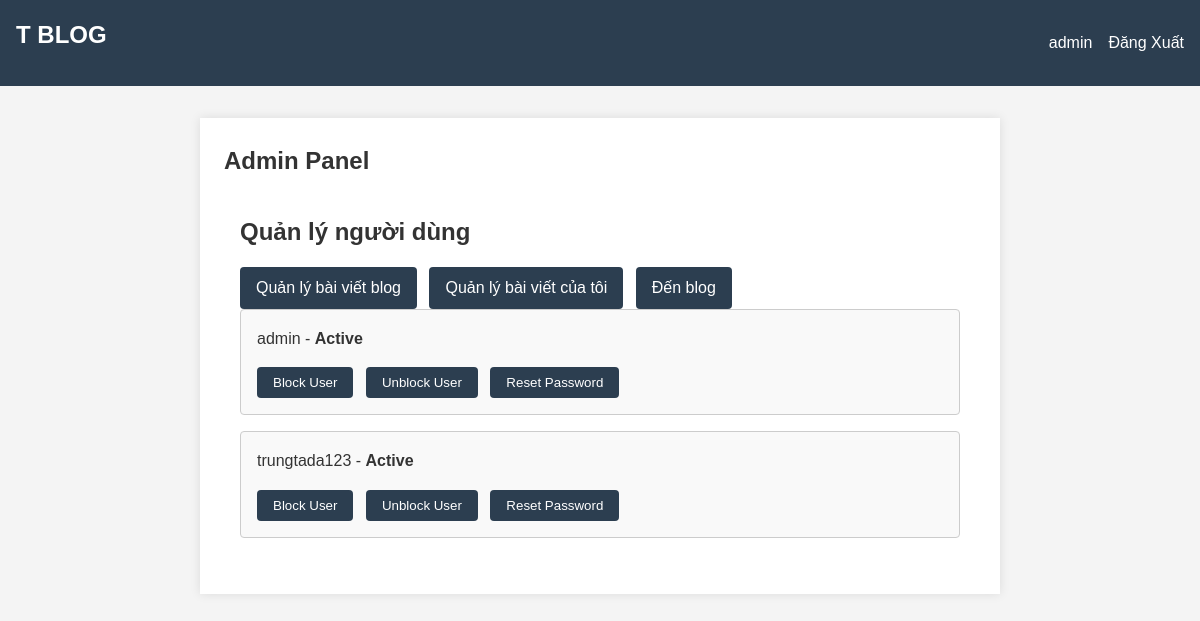
Page /admin (signed in) on the earlier database version.
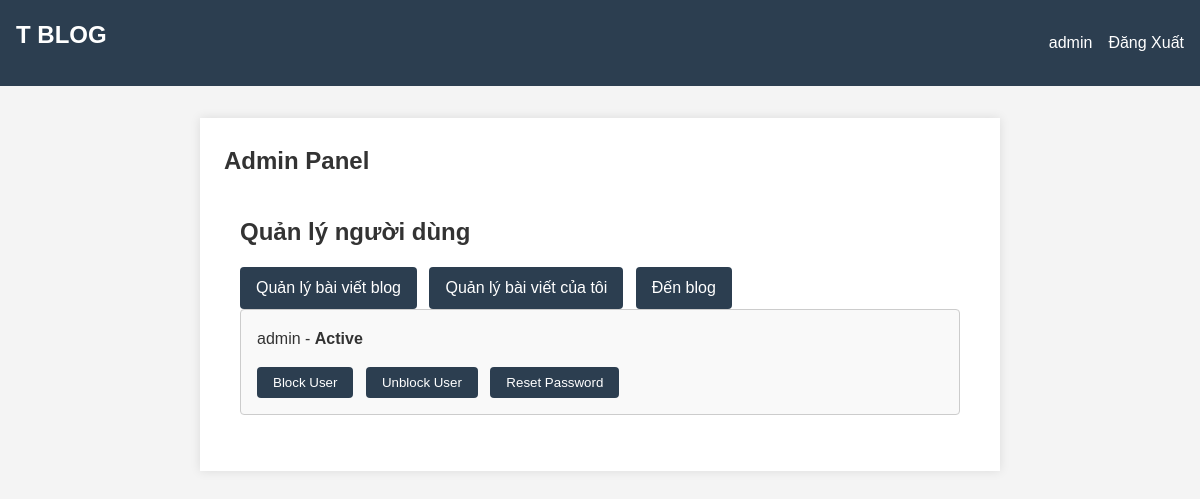
Same page on the later database version.
### tables this page shows
CREATE TABLE user (
  id INTEGER PRIMARY KEY AUTOINCREMENT,
  username TEXT UNIQUE NOT NULL,
  password TEXT NOT NULL,
  is_blocked BOOLEAN NOT NULL DEFAULT 0,  -- Thêm thuộc tính is_blocked
  is_admin BOOLEAN NOT NULL DEFAULT 0      -- Thêm thuộc tính is_admin
);

### flaskr/blog.py (the view)
@bp.route('/admin')
@login_required
def admin():
    if g.user is None or g.user['is_admin'] == 0:  # Kiểm tra quyền admin
        abort(403)
    users = get_db().execute('SELECT * FROM user').fetchall()
    return render_template('admin.html', users=users)

### flaskr/auth.py (called while the page is built)
@bp.before_app_request
def load_logged_in_user():
    user_id = session.get('user_id')
    if user_id is None:
        g.user = None
    else:
        g.user = get_db().execute(
            'SELECT * FROM user WHERE id = ?', (user_id,)
        ).fetchone()  # fetchone() trả về một sqlite3.Row

def login_required(view):
    @functools.wraps(view)
    def wrapped_view(**kwargs):
        if g.user is None:
            return redirect(url_for('auth.login'))
        return view(**kwargs)
    return wrapped_view

### flaskr/db.py (called while the page is built)
def get_db():
    if 'db' not in g:
        g.db = sqlite3.connect(
            current_app.config['DATABASE'],
            detect_types=sqlite3.PARSE_DECLTYPES
        )
        g.db.row_factory = sqlite3.Row
    return g.db

### flaskr/templates/admin.html (shortened to what this page needs)
{% extends 'base.html' %}
{% block header %}
    <h1>Admin Panel</h1>
{% endblock %}
{% block content %}
<section class="admin-section">
    <h2>Quản lý người dùng</h2>
    <div class="admin-actions">
        <a class="btn" href="{{ url_for('blog.admin_posts') }}">Quản lý bài viết blog</a>
        <a class="btn" href="{{ url_for('blog.admin_my_posts') }}">Quản lý bài viết của tôi</a>
        <a class="btn" href="{{ url_for('blog.index') }}">Đến blog</a>
    </div>
    <div class="user-list">
        {% for user in users %}
        <div class="user-item">
            <p>{{ user.username }} - <strong>{{ 'Blocked' if user.is_blocked else 'Active' }}</strong></p>
            <div class="user-actions">
                <form action="{{ url_for('blog.block_user', user_id=user.id) }}" method="post" class="inline-form">
                    <button class="btn" type="submit" {% if user.is_blocked %}disabled{% endif %}>Block User</button>
                </form>
                <form action="{{ url_for('blog.unblock_user', user_id=user.id) }}" method="post" class="inline-form">
                    <button class="btn" type="submit" {% if not user.is_blocked %}disabled{% endif %}>Unblock User</button>
                </form>
                <form action="{{ url_for('blog.reset_password', user_id=user.id) }}" method="post" class="inline-form">
                    <button class="btn" type="submit">Reset Password</button>
                </form>
            </div>
        </div>
        {% endfor %}
    </div>
</section>
{% endblock %}

### flaskr/templates/base.html (shortened to what this page needs)
<!doctype html>
<html lang="vi">
<head>
    <link rel="stylesheet" href="{{ url_for('static', filename='style.css') }}">
    <link rel="stylesheet" href="https://cdnjs.cloudflare.com/ajax/libs/font-awesome/5.15.4/css/all.min.css">
</head>
<body>
<nav>
    <div class="nav-left">
        <h1><a href="{{ url_for('blog.index') }}">T BLOG</a></h1>
    </div>
    <div class="nav-right">
        <ul>
            {% if g.user %}
                <li><span class="username">{{ g.user['username'] }}</span></li>
                <li><a href="{{ url_for('auth.logout') }}">Đăng Xuất</a></li>
            {% else %}
                <li><a href="{{ url_for('auth.register') }}">Đăng Ký</a></li>
                <li><a href="{{ url_for('auth.login') }}">Đăng Nhập</a></li>
            {% endif %}
        </ul>
    </div>
</nav>
<section class="content">
    <header>
        {% block header %}{% endblock %}
    </header>
    {% block content %}{% endblock %}
</section>
</body>
</html>

### flaskr/static/style.css (style rules this page uses)
* { margin: 0; padding: 0; box-sizing: border-box; }
body { font-family: 'Arial', sans-serif; line-height: 1.6; background-color: #f4f4f4; color: #333; }
nav { background: #2C3E50; color: #fff; padding: 1rem; display: flex; justify-content: space-between; align-items: center; }
nav .nav-left h1 a { color: #fff; text-decoration: none; }
nav .nav-right ul { list-style: none; display: flex; }
nav .nav-right ul li { margin-left: 1rem; }
nav .nav-right ul li a { color: #fff; text-decoration: none; }
.content { max-width: 800px; margin: 2rem auto; background: #fff; padding: 1.5rem; box-shadow: 0 0 10px rgba(0,0,0,0.1); }
header { margin-bottom: 1rem; }
h1, h2, h3 { margin-bottom: 1rem; }
.btn { display: inline-block; padding: 0.5rem 1rem; background: #2C3E50; color: #fff; text-decoration: none; border: none; border-radius: 4px; cursor: pointer; transition: background 0.3s ease; }
.user-actions, .navigation-links, .admin-actions { margin-top: 1rem; }
.user-actions a, .navigation-links a, .admin-actions a { margin-right: 0.5rem; }
.inline-form { display: inline-block; margin-right: 0.5rem; }
.admin-section, .user-posts { padding: 1rem; }
.user-item { padding: 1rem; background: #f9f9f9; border: 1px solid #ccc; border-radius: 4px; margin-bottom: 1rem; }

Differences in the rows shown:
removed user: username "trungtada123", is_blocked "Active"
